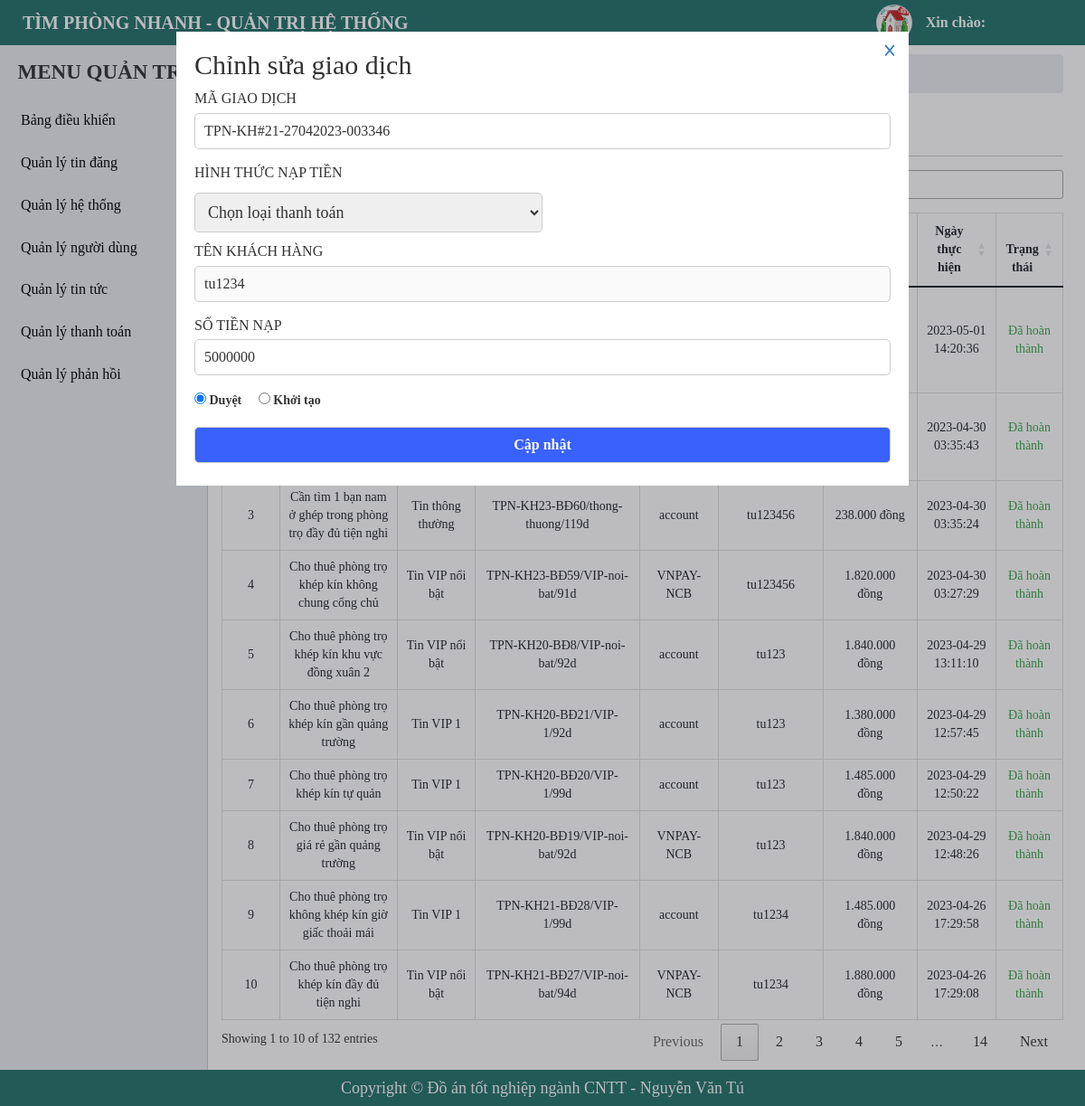
/admin/payment-history-manager.php?id=30, run on the app's committed database.
### tables this page shows
CREATE TABLE `tbl_payment_history` (
  `id` bigint(20) NOT NULL,
  `id_rooms` bigint(20) NOT NULL,
  `pay_code` varchar(255) DEFAULT NULL,
  `pay_price` varchar(255) DEFAULT NULL,
  `payments` varchar(255) DEFAULT NULL,
  `pay_status` tinyint(4) NOT NULL DEFAULT 0,
  `expired` tinyint(4) NOT NULL DEFAULT 0,
  `user_id` bigint(20) NOT NULL,
  `news_type_id` bigint(20) NOT NULL,
  `created_at` timestamp NOT NULL DEFAULT current_timestamp()
);

CREATE TABLE `tbl_rooms` (
  `id` bigint(20) NOT NULL,
  `name` varchar(255) NOT NULL,
  `slug` varchar(255) NOT NULL,
  `city_id` bigint(20) NOT NULL,
  `district_id` bigint(20) NOT NULL,
  `ward_id` bigint(20) NOT NULL,
  `street` varchar(255) NOT NULL,
  `apartment_number` varchar(255) NOT NULL COMMENT 'số nhà',
  `price` bigint(20) NOT NULL COMMENT 'giá',
  `area` bigint(20) NOT NULL COMMENT 'diện tích',
  `contents` longtext NOT NULL,
  `image_logo` varchar(255) NOT NULL,
  `news_type_id` bigint(20) NOT NULL COMMENT 'loại tin',
  `time_start` datetime NOT NULL,
  `time_stop` datetime NOT NULL,
  `subject` varchar(255) NOT NULL COMMENT 'đối tượng thuê',
  `status` tinyint(4) NOT NULL DEFAULT 1,
  `user_id` bigint(20) NOT NULL,
  `category_id` bigint(20) NOT NULL,
  `created_ad` timestamp NOT NULL DEFAULT current_timestamp(),
  `updated_ad` timestamp NOT NULL DEFAULT current_timestamp()
);

CREATE TABLE `tbl_new_type` (
  `id` bigint(20) NOT NULL,
  `name_type` varchar(255) NOT NULL,
  `slug` varchar(255) NOT NULL,
  `price` bigint(20) NOT NULL,
  `status` tinyint(4) NOT NULL DEFAULT 1,
  `created_at` timestamp NOT NULL DEFAULT current_timestamp(),
  `update_ad` timestamp NOT NULL DEFAULT current_timestamp()
);

CREATE TABLE `tbl_user` (
  `id` bigint(20) NOT NULL,
  `fullname` varchar(255) NOT NULL,
  `username` varchar(255) NOT NULL,
  `password` varchar(255) NOT NULL,
  `email` varchar(255) NOT NULL,
  `phone` varchar(255) NOT NULL,
  `zalo` varchar(255) DEFAULT NULL,
  `address` varchar(255) DEFAULT NULL,
  `facebook` varchar(255) DEFAULT NULL,
  `avatar` varchar(255) DEFAULT NULL COMMENT 'ảnh đại diện',
  `balance` bigint(255) DEFAULT 0 COMMENT 'Số dư',
  `status` tinyint(4) NOT NULL DEFAULT 1 COMMENT 'trạng thái',
  `created_at` timestamp NOT NULL DEFAULT current_timestamp(),
  `created_ad` timestamp NOT NULL DEFAULT current_timestamp()
);

CREATE TABLE `tbl_deposit_money` (
  `id` int(20) NOT NULL,
  `pay_code` varchar(255) NOT NULL,
  `pay_price` bigint(20) NOT NULL,
  `payments` varchar(255) NOT NULL,
  `user_id` bigint(20) NOT NULL,
  `status` tinyint(4) NOT NULL DEFAULT 0,
  `created_at` timestamp NOT NULL DEFAULT current_timestamp()
);

### admin/payment-history-manager.php (the view, shortened to what this page needs)
<?php
    include './include/connect.php';
    $queryPayHis = $conn->prepare("SELECT his.*, r.name as name_post, us.username, typ.name_type FROM tbl_payment_history his JOIN tbl_rooms r on r.id = his.id_rooms JOIN tbl_user us on us.id = his.user_id JOIN tbl_new_type typ on typ.id = his.news_type_id WHERE his.pay_status = 1 ORDER BY his.created_at DESC");
    $queryPayHis->execute();
    $resultsPayHis = $queryPayHis->fetchAll(PDO::FETCH_OBJ);
    $updateId = isset($_GET['id'])?$_GET['id']:'';
    if($updateId){
        $queryUpdate = $conn->prepare("SELECT dep.*, us.username FROM tbl_deposit_money dep JOIN tbl_user us ON us.id = dep.user_id WHERE dep.id = $updateId");
        $queryUpdate->execute();
        $resultsUpdate = $queryUpdate->fetch(PDO::FETCH_OBJ);
    }
?>
<!DOCTYPE html>
<html lang="en">
<head>
    <?php include('include/link-css.php');?>
</head>
<body>
    <?php
     include('include/header.php');
    ?>
    <div id="main">
        <?php
        include('include/sidebar.php');
        ?>
        <div id="main-right">
            <nav aria-label="breadcrumb">
                <ol class="breadcrumb">
                    <li class="breadcrumb-item"><a href="#">Trang quản trị</a></li>
                    <li class="breadcrumb-item"><a href="#">Quản lý hệ thống</a></li>
                    <li class="breadcrumb-item active" aria-current="page">Quản lý thanh toán</li>
                </ol>
            </nav>
            <section class="main-right-title">
                <div class="form-title">
                    <h1>Quản lý thanh toán</h1>
                </div>
            </section>
            <div class="main-right-table">
                <table class="table table-bordered table-post-list" id = "table-manage">
                    <thead>
                        <tr>
                            <th style="width: 3%;" >STT</th>
                            <th style="width: 15%;" >Tên bài đăng</th>
                            <th style="width: 10%;" >Loại tin</th>
                            <th style="width: 22%;" >Mã giao dịch</th>
                            <th style="width: 10%;" >Hình thức</th>
                            <th style="width: 10%;" >Khách hàng</th>
                            <th style="width: 12%;" >Số tiền</th>
                            <th style="width: 10%;" >Ngày thực hiện</th>
                            <th style="width: 8%;" >Trạng thái</th>
                        </tr>
                    </thead>
                    <tbody >
                        <?php foreach ($resultsPayHis as $key => $value) { ?>
                            <tr>
                                <td><?php echo $key+1 ?></td>
                                <td>
                                    <p><?php echo $value -> name_post ?></p>
                                </td>
                                <td>
                                    <p><?php echo $value -> name_type ?></p>
                                </td>
                                <td>
                                    <p><?php echo $value -> pay_code ?></p>
                                </td>
                                <td>
                                    <p><?php echo $value ->payments ?></p>
                                </td>
                                <td>
                                    <p><?php echo $value -> username ?></p>
                                </td>
                                <td>
                                <div class="post_price">
                                        <?php
                                            $tien = (int) $value->pay_price;
                                            $bien = number_format($tien,0,",",".");
                                            echo $bien." đồng";
                                        ?>
                                    </div>
                                </td>
                                <td>
                                    <p><?php echo $value -> created_at ?></p>
                                </td>
                                <td>
                                    <?php if( $value -> pay_status == 1){ ?>
                                        <p style = "color: #37a344;" >Đã hoàn thành</p>
                                    <?php }else{ ?>
                                        <p style = "color: red;">Khởi tạo</p>
                                    <?php } ?>
                                </td>
                            </tr>
                        <?php } ?>
                    </tbody>
                </table>
            </div>
        </div>
        <?php if(isset($_GET['id'])){?>
        <div class="form-act form-animation" style ="display: block;">
            <div class="form-act-edit">
                <div class="form-close">
                    <a href="./deposit-money-manager.php"><i class="fa-solid fa-x"></i></a>
                </div>
                <form action="" method="post">
                    <h2>Chỉnh sửa giao dịch</h2>
                    <div class="form-contact form-validator ">
                        <lable class="contact-title">Mã giao dịch</lable>
                        <input type="text" name="pay_code"  id="pay_code" value = "<?php echo $resultsUpdate->pay_code ?>">
                    </div>
                    <div class="form-contact form-validator ">
                        <p class="contact-title">Hình thức nạp tiền</p>
                        <select  class="autobox form-focus boder-ra-5" name = "payments" id="payments" style="width: 50% ">
                            <option value="">Chọn loại thanh toán</option>
                        </select>
                    </div>
                    <div class="form-contact form-validator ">
                        <lable class="contact-title">Tên khách hàng</lable>
                        <input type="text" name="username"  id="username"  value = "<?php echo $resultsUpdate->username ?>" disabled>
                    </div>
                    <div class="form-contact form-validator ">
                        <lable class="contact-title">Số tiền nạp</lable>
                        <input type="number" name="price"  id=""  value = "<?php echo $resultsUpdate->pay_price ?>">
                    </div>
                    <div class="status" style = "margin-top: 10px;">
                        <label style = "margin-right: 15px;">
                            <input type="radio" name="status" id="" value ="1" <?php if($resultsUpdate->status == 1) echo  "checked = 'Checked'" ?>> Duyệt
                        </label>
                        <label>
                            <input type="radio" name="status" value ="0" <?php if($resultsUpdate->status == 0) echo  "checked = 'Checked'" ?> id="" > Khởi tạo
                        </label>
                    </div>
                    <div class="form-contact form-validator" id = "btn-submit">
                        <input type="submit" name ="update-form" value="Cập nhật" class="btn update-form " id = "update-form">
                    </div>
                </form>
            </div>
        </div>
        <?php }?>
    </div>
    <?php include('include/footer.php');?>
</body>
</html>

### admin/css/style.css (style rules this page uses)
* { margin: 0; padding: 0; box-sizing: border-box; font-family: "MS Mincho"; }
a, a:hover { text-decoration: none; transition: all 0.3s ease-in-out 0s; -moz-transition: all 0.3s ease-in-out 0s; -o-transition: all 0.3s ease-in-out 0s; -webkit-transition: all 0.3s ease-in-out 0s; -ms-transition: all 0.3s ease-in-out 0s; }
.btn { height: 40px; border-radius: 5px; border: 1px solid #3961fb; background: #3961fb; font-weight: 700; color: #fff; display: inline-flex; align-items: center; justify-content: center; text-decoration: none; cursor: pointer; padding: 0 10px; margin: 5px 0; }
body { height: 100%; }
#main-right { padding: 60px 24px 50px 245px; }
#main-right .breadcrumb { background-color: #eaecef; padding: 10px 20px; margin-bottom: 0; }
#main-right li, #main-right a { font-size: 16px; }
.main-right-title { display: flex; justify-content: space-between; border-bottom: 1px solid #ccc; margin-bottom: 15px; }
.form-title { margin: 15px 0; }
.form-title h1 { font-weight: 700; }
#main-right .table-bordered th, .table-bordered td { text-align: center; font-size: 14px; }
.main-right-table .table-post-list { border-collapse: collapse; }
.table-post-list td { vertical-align: middle !important; white-space: normal; }
.form-act { position: fixed; top: 0; bottom: 0; right: 0; left: 0; background-color: rgba(33, 33, 45, 0.3); z-index: 999; display: none; }
.form-act-edit { margin-top: 35px; padding: 20px; width: 810px; background-color: rgba(255, 255, 255, 1); position: relative; left: 50%; transform: translate(-50%); }
.form-close { position: absolute; top: 0; right: 0; cursor: pointer; padding: 12px; }
.form-close i { width: 18px; height: 18px; line-height: 18px; text-align: center; }
.form-contact { margin-top: 10px; }
.form-contact .contact-title { font-size: 16px; text-transform: uppercase; margin: 10px 0; }
.form-contact input { font-size: 16px; width: 100%; height: 40px; border-radius: 5px; padding: 0 10px; border: 1px solid #ccc; outline-color: #41ff00; margin: 4px 0 5px; }
.form-contact select { width: 50%; border: 1px solid #ccc; border-radius: 5px; padding: 10px; font-size: 18px; outline: none; }
.boder-ra-5 { border: 1px solid #ccc; border-radius: 5px; }

### data on the page
tbl_payment_history: created_at "2023-05-01 14:20:36", pay_status "Đã hoàn thành"
tbl_payment_history: created_at "2023-04-30 03:35:43", pay_status "Đã hoàn thành"
tbl_payment_history: id_rooms.name "Cần tìm 1 bạn nam ở ghép trong phòng trọ đầy đủ tiện nghi", news_type.name_type "Tin thông thường", pay_code "TPN-KH23-BĐ60/thong-thuong/119d", payments "account", user.username "tu123456", pay_price "238.000", created_at "2023-04-30 03:35:24", pay_status "Đã hoàn thành"
tbl_payment_history: id_rooms.name "Cho thuê phòng trọ khép kín không chung cổng chủ", news_type.name_type "Tin VIP nổi bật", pay_code "TPN-KH23-BĐ59/VIP-noi-bat/91d", payments "VNPAY-NCB", user.username "tu123456", pay_price "1.820.000", created_at "2023-04-30 03:27:29", pay_status "Đã hoàn thành"
tbl_payment_history: id_rooms.name "Cho thuê phòng trọ khép kín khu vực đồng xuân 2", news_type.name_type "Tin VIP nổi bật", pay_code "TPN-KH20-BĐ8/VIP-noi-bat/92d", payments "account", user.username "tu123", pay_price "1.840.000", created_at "2023-04-29 13:11:10", pay_status "Đã hoàn thành"
tbl_payment_history: id_rooms.name "Cho thuê phòng trọ khép kín gần quảng trường", news_type.name_type "Tin VIP 1", pay_code "TPN-KH20-BĐ21/VIP-1/92d", payments "account", user.username "tu123", pay_price "1.380.000", created_at "2023-04-29 12:57:45", pay_status "Đã hoàn thành"
tbl_payment_history: id_rooms.name "Cho thuê phòng trọ khép kín tự quản", news_type.name_type "Tin VIP 1", pay_code "TPN-KH20-BĐ20/VIP-1/99d", payments "account", user.username "tu123", pay_price "1.485.000", created_at "2023-04-29 12:50:22", pay_status "Đã hoàn thành"
tbl_payment_history: id_rooms.name "Cho thuê phòng trọ giá rẻ gần quảng trường", news_type.name_type "Tin VIP nổi bật", pay_code "TPN-KH20-BĐ19/VIP-noi-bat/92d", payments "VNPAY-NCB", user.username "tu123", pay_price "1.840.000", created_at "2023-04-29 12:48:26", pay_status "Đã hoàn thành"
tbl_payment_history: id_rooms.name "Cho thuê phòng trọ không khép kín giờ giấc thoải mái", news_type.name_type "Tin VIP 1", pay_code "TPN-KH21-BĐ28/VIP-1/99d", payments "account", user.username "tu1234", pay_price "1.485.000", created_at "2023-04-26 17:29:58", pay_status "Đã hoàn thành"
tbl_payment_history: id_rooms.name "Cho thuê phòng trọ khép kín đầy đủ tiện nghi", news_type.name_type "Tin VIP nổi bật", pay_code "TPN-KH21-BĐ27/VIP-noi-bat/94d", payments "VNPAY-NCB", user.username "tu1234", pay_price "1.880.000", created_at "2023-04-26 17:29:08", pay_status "Đã hoàn thành"
tbl_deposit_money: pay_code "TPN-KH#21-27042023-003346", username "tu1234", price "5000000", status "☑ Duyệt", status "☐ Khởi tạo"
